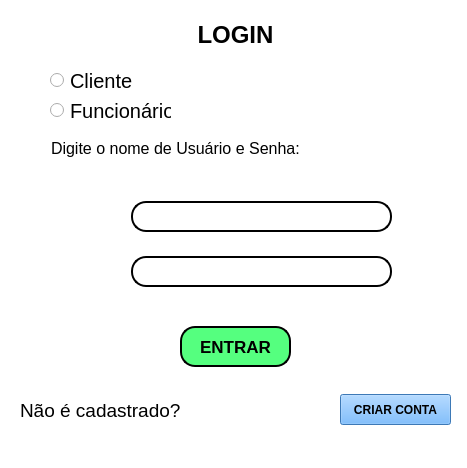
<?xml version="1.0" encoding="UTF-8"?>
<ui version="4.0">
 <class>MainWindow</class>
 <widget class="QMainWindow" name="MainWindow">
  <property name="geometry">
   <rect>
    <x>0</x>
    <y>0</y>
    <width>467</width>
    <height>468</height>
   </rect>
  </property>
  <property name="windowTitle">
   <string>LOGIN</string>
  </property>
  <property name="toolTipDuration">
   <number>0</number>
  </property>
  <property name="styleSheet">
   <string notr="true">background-color: rgb(255, 255, 255);</string>
  </property>
  <widget class="QWidget" name="centralwidget">
   <widget class="QPushButton" name="pushButton">
    <property name="geometry">
     <rect>
      <x>340</x>
      <y>394</y>
      <width>111</width>
      <height>31</height>
     </rect>
    </property>
    <property name="font">
     <font>
      <pointsize>9</pointsize>
      <weight>75</weight>
      <bold>true</bold>
     </font>
    </property>
    <property name="cursor">
     <cursorShape>OpenHandCursor</cursorShape>
    </property>
    <property name="styleSheet">
     <string notr="true">
background-color: rgb(85, 170, 255);</string>
    </property>
    <property name="text">
     <string>CRIAR CONTA</string>
    </property>
   </widget>
   <widget class="QLabel" name="label">
    <property name="geometry">
     <rect>
      <x>10</x>
      <y>0</y>
      <width>451</width>
      <height>71</height>
     </rect>
    </property>
    <property name="text">
     <string>&lt;html&gt;&lt;head/&gt;&lt;body&gt;&lt;p align=&quot;center&quot;&gt;&lt;span style=&quot; font-size:18pt; font-weight:600;&quot;&gt;LOGIN&lt;/span&gt;&lt;/p&gt;&lt;/body&gt;&lt;/html&gt;</string>
    </property>
   </widget>
   <widget class="QRadioButton" name="radioButton">
    <property name="geometry">
     <rect>
      <x>50</x>
      <y>70</y>
      <width>121</width>
      <height>21</height>
     </rect>
    </property>
    <property name="font">
     <font>
      <pointsize>15</pointsize>
     </font>
    </property>
    <property name="text">
     <string>Cliente</string>
    </property>
   </widget>
   <widget class="QRadioButton" name="radioButton_2">
    <property name="geometry">
     <rect>
      <x>50</x>
      <y>100</y>
      <width>121</width>
      <height>21</height>
     </rect>
    </property>
    <property name="font">
     <font>
      <pointsize>15</pointsize>
     </font>
    </property>
    <property name="text">
     <string>Funcionário</string>
    </property>
   </widget>
   <widget class="QLabel" name="label_2">
    <property name="geometry">
     <rect>
      <x>20</x>
      <y>400</y>
      <width>171</width>
      <height>21</height>
     </rect>
    </property>
    <property name="font">
     <font>
      <pointsize>14</pointsize>
      <underline>false</underline>
     </font>
    </property>
    <property name="text">
     <string>Não é cadastrado?</string>
    </property>
   </widget>
   <widget class="QPushButton" name="pushButton_2">
    <property name="geometry">
     <rect>
      <x>180</x>
      <y>326</y>
      <width>111</width>
      <height>41</height>
     </rect>
    </property>
    <property name="font">
     <font>
      <pointsize>13</pointsize>
      <weight>75</weight>
      <bold>true</bold>
     </font>
    </property>
    <property name="cursor">
     <cursorShape>OpenHandCursor</cursorShape>
    </property>
    <property name="styleSheet">
     <string notr="true">background-color: rgb(85, 255, 127);
border-radius: 15px;
border-style: outset;
border-width: 2px;
border-color: black;</string>
    </property>
    <property name="text">
     <string>ENTRAR</string>
    </property>
   </widget>
   <widget class="QLineEdit" name="lineEdit">
    <property name="geometry">
     <rect>
      <x>131</x>
      <y>201</y>
      <width>261</width>
      <height>31</height>
     </rect>
    </property>
    <property name="styleSheet">
     <string notr="true">border-radius: 15px;
border-style: outset;
border-width: 2px;</string>
    </property>
   </widget>
   <widget class="QLineEdit" name="lineEdit_2">
    <property name="geometry">
     <rect>
      <x>131</x>
      <y>256</y>
      <width>261</width>
      <height>31</height>
     </rect>
    </property>
    <property name="styleSheet">
     <string notr="true">border-radius: 15px;
border-style: outset;
border-width: 2px;</string>
    </property>
   </widget>
   <widget class="QLabel" name="label_3">
    <property name="geometry">
     <rect>
      <x>80</x>
      <y>256</y>
      <width>31</width>
      <height>31</height>
     </rect>
    </property>
    <property name="text">
     <string/>
    </property>
    <property name="pixmap">
     <pixmap>D:/Users/Adriano/Dow/1719662671537184109-128.png</pixmap>
    </property>
    <property name="scaledContents">
     <bool>true</bool>
    </property>
   </widget>
   <widget class="QLabel" name="label_4">
    <property name="geometry">
     <rect>
      <x>80</x>
      <y>200</y>
      <width>31</width>
      <height>31</height>
     </rect>
    </property>
    <property name="text">
     <string/>
    </property>
    <property name="pixmap">
     <pixmap>D:/Users/Adriano/Dow/16481730421594722074-128.png</pixmap>
    </property>
    <property name="scaledContents">
     <bool>true</bool>
    </property>
   </widget>
   <widget class="QLabel" name="label_5">
    <property name="geometry">
     <rect>
      <x>51</x>
      <y>138</y>
      <width>291</width>
      <height>21</height>
     </rect>
    </property>
    <property name="font">
     <font>
      <pointsize>12</pointsize>
     </font>
    </property>
    <property name="text">
     <string>Digite o nome de Usuário e Senha:</string>
    </property>
   </widget>
   <widget class="QLabel" name="label_6">
    <property name="geometry">
     <rect>
      <x>56</x>
      <y>170</y>
      <width>331</width>
      <height>31</height>
     </rect>
    </property>
    <property name="palette">
     <palette>
      <active>
       <colorrole role="WindowText">
        <brush brushstyle="SolidPattern">
         <color alpha="255">
          <red>255</red>
          <green>0</green>
          <blue>0</blue>
         </color>
        </brush>
       </colorrole>
       <colorrole role="Button">
        <brush brushstyle="SolidPattern">
         <color alpha="255">
          <red>255</red>
          <green>255</green>
          <blue>255</blue>
         </color>
        </brush>
       </colorrole>
       <colorrole role="Light">
        <brush brushstyle="SolidPattern">
         <color alpha="255">
          <red>255</red>
          <green>127</green>
          <blue>127</blue>
         </color>
        </brush>
       </colorrole>
       <colorrole role="Midlight">
        <brush brushstyle="SolidPattern">
         <color alpha="255">
          <red>255</red>
          <green>63</green>
          <blue>63</blue>
         </color>
        </brush>
       </colorrole>
       <colorrole role="Dark">
        <brush brushstyle="SolidPattern">
         <color alpha="255">
          <red>127</red>
          <green>0</green>
          <blue>0</blue>
         </color>
        </brush>
       </colorrole>
       <colorrole role="Mid">
        <brush brushstyle="SolidPattern">
         <color alpha="255">
          <red>170</red>
          <green>0</green>
          <blue>0</blue>
         </color>
        </brush>
       </colorrole>
       <colorrole role="Text">
        <brush brushstyle="SolidPattern">
         <color alpha="255">
          <red>255</red>
          <green>0</green>
          <blue>0</blue>
         </color>
        </brush>
       </colorrole>
       <colorrole role="BrightText">
        <brush brushstyle="SolidPattern">
         <color alpha="255">
          <red>255</red>
          <green>255</green>
          <blue>255</blue>
         </color>
        </brush>
       </colorrole>
       <colorrole role="ButtonText">
        <brush brushstyle="SolidPattern">
         <color alpha="255">
          <red>255</red>
          <green>0</green>
          <blue>0</blue>
         </color>
        </brush>
       </colorrole>
       <colorrole role="Base">
        <brush brushstyle="SolidPattern">
         <color alpha="255">
          <red>255</red>
          <green>255</green>
          <blue>255</blue>
         </color>
        </brush>
       </colorrole>
       <colorrole role="Window">
        <brush brushstyle="SolidPattern">
         <color alpha="255">
          <red>255</red>
          <green>255</green>
          <blue>255</blue>
         </color>
        </brush>
       </colorrole>
       <colorrole role="Shadow">
        <brush brushstyle="SolidPattern">
         <color alpha="255">
          <red>0</red>
          <green>0</green>
          <blue>0</blue>
         </color>
        </brush>
       </colorrole>
       <colorrole role="AlternateBase">
        <brush brushstyle="SolidPattern">
         <color alpha="255">
          <red>255</red>
          <green>127</green>
          <blue>127</blue>
         </color>
        </brush>
       </colorrole>
       <colorrole role="ToolTipBase">
        <brush brushstyle="SolidPattern">
         <color alpha="255">
          <red>255</red>
          <green>255</green>
          <blue>220</blue>
         </color>
        </brush>
       </colorrole>
       <colorrole role="ToolTipText">
        <brush brushstyle="SolidPattern">
         <color alpha="255">
          <red>0</red>
          <green>0</green>
          <blue>0</blue>
         </color>
        </brush>
       </colorrole>
      </active>
      <inactive>
       <colorrole role="WindowText">
        <brush brushstyle="SolidPattern">
         <color alpha="255">
          <red>255</red>
          <green>0</green>
          <blue>0</blue>
         </color>
        </brush>
       </colorrole>
       <colorrole role="Button">
        <brush brushstyle="SolidPattern">
         <color alpha="255">
          <red>255</red>
          <green>255</green>
          <blue>255</blue>
         </color>
        </brush>
       </colorrole>
       <colorrole role="Light">
        <brush brushstyle="SolidPattern">
         <color alpha="255">
          <red>255</red>
          <green>127</green>
          <blue>127</blue>
         </color>
        </brush>
       </colorrole>
       <colorrole role="Midlight">
        <brush brushstyle="SolidPattern">
         <color alpha="255">
          <red>255</red>
          <green>63</green>
          <blue>63</blue>
         </color>
        </brush>
       </colorrole>
       <colorrole role="Dark">
        <brush brushstyle="SolidPattern">
         <color alpha="255">
          <red>127</red>
          <green>0</green>
          <blue>0</blue>
         </color>
        </brush>
       </colorrole>
       <colorrole role="Mid">
        <brush brushstyle="SolidPattern">
         <color alpha="255">
          <red>170</red>
          <green>0</green>
          <blue>0</blue>
         </color>
        </brush>
       </colorrole>
       <colorrole role="Text">
        <brush brushstyle="SolidPattern">
         <color alpha="255">
          <red>255</red>
          <green>0</green>
          <blue>0</blue>
         </color>
        </brush>
       </colorrole>
       <colorrole role="BrightText">
        <brush brushstyle="SolidPattern">
         <color alpha="255">
          <red>255</red>
          <green>255</green>
          <blue>255</blue>
         </color>
        </brush>
       </colorrole>
       <colorrole role="ButtonText">
        <brush brushstyle="SolidPattern">
         <color alpha="255">
          <red>255</red>
          <green>0</green>
          <blue>0</blue>
         </color>
        </brush>
       </colorrole>
       <colorrole role="Base">
        <brush brushstyle="SolidPattern">
         <color alpha="255">
          <red>255</red>
          <green>255</green>
          <blue>255</blue>
         </color>
        </brush>
       </colorrole>
       <colorrole role="Window">
        <brush brushstyle="SolidPattern">
         <color alpha="255">
          <red>255</red>
          <green>255</green>
          <blue>255</blue>
         </color>
        </brush>
       </colorrole>
       <colorrole role="Shadow">
        <brush brushstyle="SolidPattern">
         <color alpha="255">
          <red>0</red>
          <green>0</green>
          <blue>0</blue>
         </color>
        </brush>
       </colorrole>
       <colorrole role="AlternateBase">
        <brush brushstyle="SolidPattern">
         <color alpha="255">
          <red>255</red>
          <green>127</green>
          <blue>127</blue>
         </color>
        </brush>
       </colorrole>
       <colorrole role="ToolTipBase">
        <brush brushstyle="SolidPattern">
         <color alpha="255">
          <red>255</red>
          <green>255</green>
          <blue>220</blue>
         </color>
        </brush>
       </colorrole>
       <colorrole role="ToolTipText">
        <brush brushstyle="SolidPattern">
         <color alpha="255">
          <red>0</red>
          <green>0</green>
          <blue>0</blue>
         </color>
        </brush>
       </colorrole>
      </inactive>
      <disabled>
       <colorrole role="WindowText">
        <brush brushstyle="SolidPattern">
         <color alpha="255">
          <red>255</red>
          <green>0</green>
          <blue>0</blue>
         </color>
        </brush>
       </colorrole>
       <colorrole role="Button">
        <brush brushstyle="SolidPattern">
         <color alpha="255">
          <red>255</red>
          <green>255</green>
          <blue>255</blue>
         </color>
        </brush>
       </colorrole>
       <colorrole role="Light">
        <brush brushstyle="SolidPattern">
         <color alpha="255">
          <red>255</red>
          <green>127</green>
          <blue>127</blue>
         </color>
        </brush>
       </colorrole>
       <colorrole role="Midlight">
        <brush brushstyle="SolidPattern">
         <color alpha="255">
          <red>255</red>
          <green>63</green>
          <blue>63</blue>
         </color>
        </brush>
       </colorrole>
       <colorrole role="Dark">
        <brush brushstyle="SolidPattern">
         <color alpha="255">
          <red>127</red>
          <green>0</green>
          <blue>0</blue>
         </color>
        </brush>
       </colorrole>
       <colorrole role="Mid">
        <brush brushstyle="SolidPattern">
         <color alpha="255">
          <red>170</red>
          <green>0</green>
          <blue>0</blue>
         </color>
        </brush>
       </colorrole>
       <colorrole role="Text">
        <brush brushstyle="SolidPattern">
         <color alpha="255">
          <red>255</red>
          <green>0</green>
          <blue>0</blue>
         </color>
        </brush>
       </colorrole>
       <colorrole role="BrightText">
        <brush brushstyle="SolidPattern">
         <color alpha="255">
          <red>255</red>
          <green>255</green>
          <blue>255</blue>
         </color>
        </brush>
       </colorrole>
       <colorrole role="ButtonText">
        <brush brushstyle="SolidPattern">
         <color alpha="255">
          <red>255</red>
          <green>0</green>
          <blue>0</blue>
         </color>
        </brush>
       </colorrole>
       <colorrole role="Base">
        <brush brushstyle="SolidPattern">
         <color alpha="255">
          <red>255</red>
          <green>255</green>
          <blue>255</blue>
         </color>
        </brush>
       </colorrole>
       <colorrole role="Window">
        <brush brushstyle="SolidPattern">
         <color alpha="255">
          <red>255</red>
          <green>255</green>
          <blue>255</blue>
         </color>
        </brush>
       </colorrole>
       <colorrole role="Shadow">
        <brush brushstyle="SolidPattern">
         <color alpha="255">
          <red>0</red>
          <green>0</green>
          <blue>0</blue>
         </color>
        </brush>
       </colorrole>
       <colorrole role="AlternateBase">
        <brush brushstyle="SolidPattern">
         <color alpha="255">
          <red>255</red>
          <green>0</green>
          <blue>0</blue>
         </color>
        </brush>
       </colorrole>
       <colorrole role="ToolTipBase">
        <brush brushstyle="SolidPattern">
         <color alpha="255">
          <red>255</red>
          <green>255</green>
          <blue>220</blue>
         </color>
        </brush>
       </colorrole>
       <colorrole role="ToolTipText">
        <brush brushstyle="SolidPattern">
         <color alpha="255">
          <red>0</red>
          <green>0</green>
          <blue>0</blue>
         </color>
        </brush>
       </colorrole>
      </disabled>
     </palette>
    </property>
    <property name="font">
     <font>
      <pointsize>12</pointsize>
     </font>
    </property>
    <property name="focusPolicy">
     <enum>Qt::TabFocus</enum>
    </property>
    <property name="styleSheet">
     <string notr="true">color: rgb(255, 0, 0);</string>
    </property>
    <property name="text">
     <string/>
    </property>
   </widget>
  </widget>
  <widget class="QMenuBar" name="menubar">
   <property name="geometry">
    <rect>
     <x>0</x>
     <y>0</y>
     <width>467</width>
     <height>21</height>
    </rect>
   </property>
  </widget>
  <widget class="QStatusBar" name="statusbar"/>
 </widget>
 <resources/>
 <connections/>
</ui>
